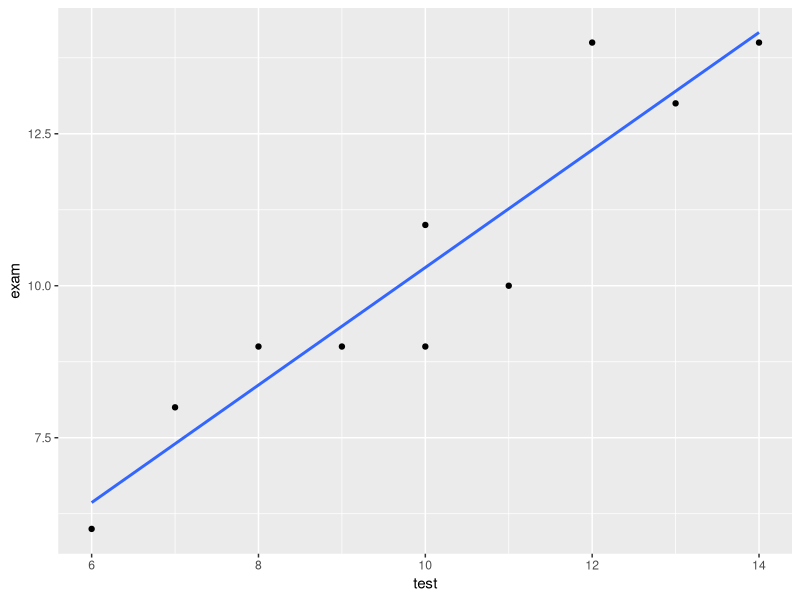

Here is the R script that generated this plot:
## ---- chunk 1
knitr::opts_chunk$set(echo = TRUE)
library(tidyverse)
## ---- chunk 2
results <- tibble(
  test = c(10, 12, 8, 13, 9, 10, 7, 14, 11, 6),
  exam = c(11, 14, 9, 13, 9,  9, 8, 14, 10, 6)
)
## ---- chunk 3
mean_test <- mean(results$test)
mean_exam <- mean(results$exam)

beta_1 <- sum((results$test - mean_test) *
              (results$exam - mean_exam)) /
          sum((results$test - mean_test)^2)
## ---- chunk 4
beta_0 <- mean_exam - beta_1 * mean_test
## ---- chunk 5
sprintf("y = %.4f + %.4f * x", beta_0, beta_1)
## ---- chunk 6
examen_test_lm <- lm(results$exam ~ results$test)
examen_test_lm
## ---- chunk 7
ggplot(data = results, mapping = aes(x = test, y = exam)) +
  geom_point() +
  geom_smooth(method = "lm", formula = y ~ x, se = FALSE)
## ---- chunk 8
cor_exam_test <-
  sum((results$test - mean_test) * (results$exam - mean_exam)) /
      (sqrt(sum((results$test   - mean_test)^2)) * 
       sqrt(sum((results$exam - mean_exam)^2)))
cor_exam_test
## ---- chunk 9
cor(results$test, results$exam)
## ---- chunk 10
cor_exam_test^2
